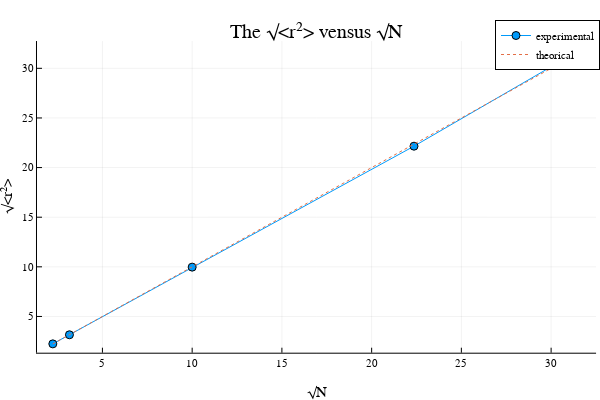

Notebook code cell kept with this figure:
### Markdown cell above
### (e) Let $(X, Y)$ and $(\rho, \theta)$ be the Cartesian and polar coordinates of the walker after $N$ steps. Plot the root-mean-square distance $\sqrt{<r^2>}$ of the walker from the origin versus $\sqrt{N}$ and describe what you observed.

### Code cell
r²(p) = sum(p.^2)

r²s = [r².(X₂) for X₂ in X₂s]

plot(.√(Ns),.√(mean.(r²s)),label="experimental",marker=:auto)
plot!(identity,.√(Ns),label="theorical",linestyle=:dot)
xlabel!("√N")
ylabel!("√<r²>")
title!("The √<r²> vensus √N")

### Figure 1 — Plotly figure (JSON) as saved in the notebook; plotly's stock layout.template omitted (floating-point values rounded to 4 significant figures)
{"data": [{"colorbar": {"len": 0.8657, "title": {"text": ""}, "x": 0.9934, "y": 0.5087}, "legendgroup": "experimental", "line": {"color": "rgba(0, 154, 250, 1.000)", "dash": "solid", "shape": "linear", "width": 1}, "marker": {"color": "rgba(0, 154, 250, 1.000)", "line": {"color": "rgba(0, 0, 0, 1)", "width": 1}, "size": 8, "symbol": "circle"}, "mode": "lines+markers", "name": "experimental", "showlegend": true, "type": "scatter", "x": [2.236, 3.162, 10, 22.36, 31.62], "xaxis": "x", "y": [2.238, 3.154, 9.969, 22.16, 31.86], "yaxis": "y"}, {"colorbar": {"len": 0.8657, "title": {"text": ""}, "x": 0.9934, "y": 0.5087}, "legendgroup": "theorical", "line": {"color": "rgba(227, 111, 71, 1.000)", "dash": "dot", "shape": "linear", "width": 1}, "mode": "lines", "name": "theorical", "showlegend": true, "type": "scatter", "x": [2.236, 3.162, 10, 22.36, 31.62], "xaxis": "x", "y": [2.236, 3.162, 10, 22.36, 31.62], "yaxis": "y"}], "layout": {"annotations": [{"font": {"color": "rgba(0, 0, 0, 1)", "family": "sans-serif", "size": 20}, "rotation": 0, "showarrow": false, "text": "The √<r²> vensus √N", "x": 0.5275, "xanchor": "center", "xref": "paper", "y": 1, "yanchor": "top", "yref": "paper"}], "height": 400, "legend": {"bgcolor": "rgba(255, 255, 255, 1.000)", "bordercolor": "rgba(0, 0, 0, 1)", "borderwidth": 1, "font": {"color": "rgba(0, 0, 0, 1)", "family": "sans-serif", "size": 11}, "title": {"font": {"color": "rgba(0, 0, 0, 1)", "family": "sans-serif", "size": 15}, "text": ""}, "tracegroupgap": 0, "traceorder": "normal", "x": 1, "xanchor": "auto", "y": 1, "yanchor": "auto"}, "margin": {"b": 20, "l": 0, "r": 0, "t": 20}, "paper_bgcolor": "rgba(255, 255, 255, 1.000)", "plot_bgcolor": "rgba(255, 255, 255, 1.000)", "showlegend": true, "width": 600, "xaxis": {"anchor": "y", "domain": [0.06165, 0.9934], "gridcolor": "rgba(0, 0, 0, 0.1)", "gridwidth": 0.5, "linecolor": "rgba(0, 0, 0, 1)", "mirror": false, "range": [1.354, 32.5], "showgrid": true, "showline": true, "showticklabels": true, "tickangle": 0, "tickcolor": "rgb(0, 0, 0)", "tickfont": {"color": "rgba(0, 0, 0, 1)", "family": "sans-serif", "size": 11}, "tickmode": "array", "ticks": "inside", "ticktext": ["5", "10", "15", "20", "25", "30"], "tickvals": [5, 10, 15, 20, 25, 30], "title": {"font": {"color": "rgba(0, 0, 0, 1)", "family": "sans-serif", "size": 15}, "text": "√N"}, "type": "linear", "visible": true, "zeroline": false, "zerolinecolor": "rgba(0, 0, 0, 1)"}, "yaxis": {"anchor": "x", "domain": [0.07581, 0.9415], "gridcolor": "rgba(0, 0, 0, 0.1)", "gridwidth": 0.5, "linecolor": "rgba(0, 0, 0, 1)", "mirror": false, "range": [1.347, 32.75], "showgrid": true, "showline": true, "showticklabels": true, "tickangle": 0, "tickcolor": "rgb(0, 0, 0)", "tickfont": {"color": "rgba(0, 0, 0, 1)", "family": "sans-serif", "size": 11}, "tickmode": "array", "ticks": "inside", "ticktext": ["5", "10", "15", "20", "25", "30"], "tickvals": [5, 10, 15, 20, 25, 30], "title": {"font": {"color": "rgba(0, 0, 0, 1)", "family": "sans-serif", "size": 15}, "text": "√<r²>"}, "type": "linear", "visible": true, "zeroline": false, "zerolinecolor": "rgba(0, 0, 0, 1)"}}}
